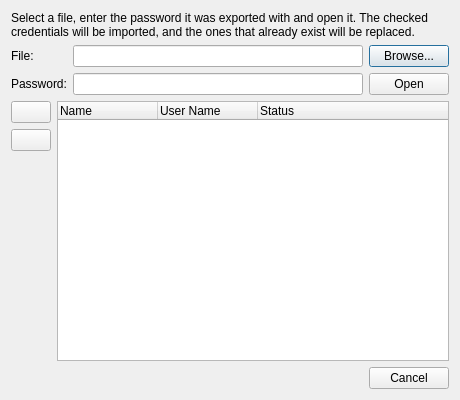
<?xml version="1.0" encoding="UTF-8"?>
<ui version="4.0">
 <class>CredentialImportDialog</class>
 <widget class="QDialog" name="CredentialImportDialog">
  <property name="geometry">
   <rect>
    <x>0</x>
    <y>0</y>
    <width>460</width>
    <height>400</height>
   </rect>
  </property>
  <property name="windowTitle">
   <string>Import Credentials</string>
  </property>
  <property name="modal">
   <bool>true</bool>
  </property>
  <layout class="QVBoxLayout" name="verticalLayout">
   <item>
    <widget class="QLabel" name="label_description">
     <property name="text">
      <string>Select a file, enter the password it was exported with and open it. The checked credentials will be imported, and the ones that already exist will be replaced.</string>
     </property>
     <property name="wordWrap">
      <bool>true</bool>
     </property>
    </widget>
   </item>
   <item>
    <layout class="QGridLayout" name="gridLayout">
     <item row="0" column="0">
      <widget class="QLabel" name="label_file">
       <property name="text">
        <string>File:</string>
       </property>
      </widget>
     </item>
     <item row="0" column="1">
      <widget class="QLineEdit" name="edit_file"/>
     </item>
     <item row="0" column="2">
      <widget class="QPushButton" name="button_browse">
       <property name="text">
        <string>Browse...</string>
       </property>
      </widget>
     </item>
     <item row="1" column="0">
      <widget class="QLabel" name="label_password">
       <property name="text">
        <string>Password:</string>
       </property>
      </widget>
     </item>
     <item row="1" column="1">
      <widget class="PasswordEdit" name="edit_password"/>
     </item>
     <item row="1" column="2">
      <widget class="QPushButton" name="button_open">
       <property name="text">
        <string>Open</string>
       </property>
      </widget>
     </item>
    </layout>
   </item>
   <item>
    <layout class="QHBoxLayout" name="horizontalLayout">
     <item>
      <layout class="QVBoxLayout" name="verticalLayout_buttons">
       <item>
        <widget class="QPushButton" name="button_check_all">
         <property name="sizePolicy">
          <sizepolicy hsizetype="Fixed" vsizetype="Fixed">
           <horstretch>0</horstretch>
           <verstretch>0</verstretch>
          </sizepolicy>
         </property>
         <property name="toolTip">
          <string>Check all</string>
         </property>
         <property name="text">
          <string/>
         </property>
         <property name="icon">
          <iconset resource="../../common/resources/common.qrc">
           <normaloff>:/img/check-all.svg</normaloff>:/img/check-all.svg</iconset>
         </property>
         <property name="iconSize">
          <size>
           <width>24</width>
           <height>24</height>
          </size>
         </property>
        </widget>
       </item>
       <item>
        <widget class="QPushButton" name="button_check_none">
         <property name="sizePolicy">
          <sizepolicy hsizetype="Fixed" vsizetype="Fixed">
           <horstretch>0</horstretch>
           <verstretch>0</verstretch>
          </sizepolicy>
         </property>
         <property name="toolTip">
          <string>Uncheck all</string>
         </property>
         <property name="text">
          <string/>
         </property>
         <property name="icon">
          <iconset resource="../../common/resources/common.qrc">
           <normaloff>:/img/uncheck-all.svg</normaloff>:/img/uncheck-all.svg</iconset>
         </property>
         <property name="iconSize">
          <size>
           <width>24</width>
           <height>24</height>
          </size>
         </property>
        </widget>
       </item>
       <item>
        <spacer name="verticalSpacer">
         <property name="orientation">
          <enum>Qt::Orientation::Vertical</enum>
         </property>
         <property name="sizeHint" stdset="0">
          <size>
           <width>20</width>
           <height>40</height>
          </size>
         </property>
        </spacer>
       </item>
      </layout>
     </item>
     <item>
      <widget class="QTreeWidget" name="tree_credentials">
       <property name="indentation">
        <number>0</number>
       </property>
       <property name="rootIsDecorated">
        <bool>false</bool>
       </property>
       <property name="itemsExpandable">
        <bool>false</bool>
       </property>
       <column>
        <property name="text">
         <string>Name</string>
        </property>
       </column>
       <column>
        <property name="text">
         <string>User Name</string>
        </property>
       </column>
       <column>
        <property name="text">
         <string>Status</string>
        </property>
       </column>
      </widget>
     </item>
    </layout>
   </item>
   <item>
    <widget class="DialogButtonBox" name="button_box">
     <property name="standardButtons">
      <set>QDialogButtonBox::StandardButton::Cancel</set>
     </property>
    </widget>
   </item>
  </layout>
 </widget>
 <customwidgets>
  <customwidget>
   <class>DialogButtonBox</class>
   <extends>QDialogButtonBox</extends>
   <header>common/desktop/dialog_button_box.h</header>
  </customwidget>
  <customwidget>
   <class>PasswordEdit</class>
   <extends>QLineEdit</extends>
   <header>common/desktop/password_edit.h</header>
  </customwidget>
 </customwidgets>
 <tabstops>
  <tabstop>edit_file</tabstop>
  <tabstop>button_browse</tabstop>
  <tabstop>edit_password</tabstop>
  <tabstop>button_open</tabstop>
  <tabstop>tree_credentials</tabstop>
 </tabstops>
 <resources>
  <include location="../../common/resources/common.qrc"/>
 </resources>
 <connections/>
</ui>
